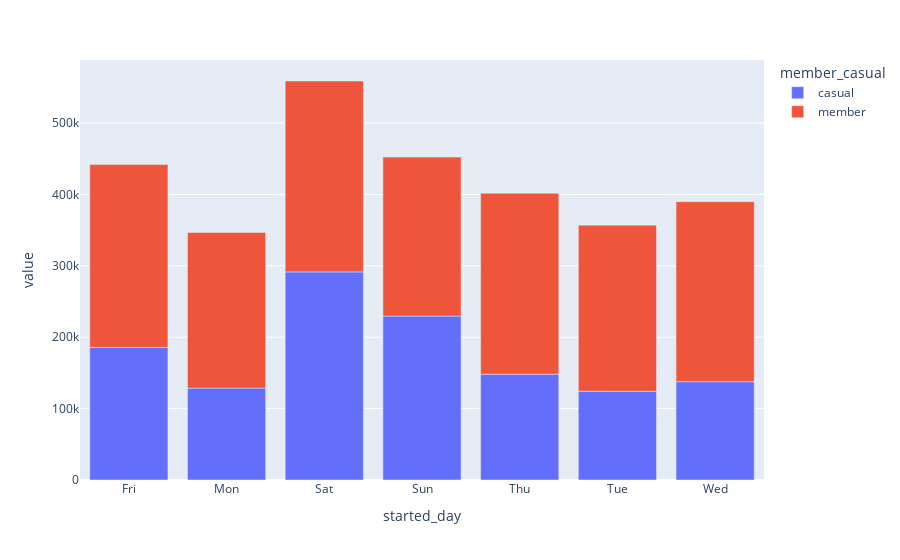

The notebook cell saved with this chart:
### Code cell
pd.options.plotting.backend = "plotly"

combined.groupby(['started_day','member_casual'])['path_id'].count().unstack().plot(kind='bar')

### Figure 1 — Plotly figure (JSON) as saved in the notebook; plotly's stock layout.template omitted (floating-point values rounded to 4 significant figures)
{"data": [{"alignmentgroup": "True", "hovertemplate": "member_casual=casual<br>started_day=%{x}<br>value=%{y}<extra></extra>", "legendgroup": "casual", "marker": {"color": "#636efa"}, "name": "casual", "offsetgroup": "casual", "orientation": "v", "showlegend": true, "textposition": "auto", "type": "bar", "x": ["Fri", "Mon", "Sat", "Sun", "Thu", "Tue", "Wed"], "xaxis": "x", "y": [185680, 128758, 291526, 229626, 148226, 124314, 137709], "yaxis": "y"}, {"alignmentgroup": "True", "hovertemplate": "member_casual=member<br>started_day=%{x}<br>value=%{y}<extra></extra>", "legendgroup": "member", "marker": {"color": "#EF553B"}, "name": "member", "offsetgroup": "member", "orientation": "v", "showlegend": true, "textposition": "auto", "type": "bar", "x": ["Fri", "Mon", "Sat", "Sun", "Thu", "Tue", "Wed"], "xaxis": "x", "y": [256162, 218015, 267372, 222688, 253491, 232696, 252197], "yaxis": "y"}], "layout": {"barmode": "relative", "legend": {"title": {"text": "member_casual"}, "tracegroupgap": 0}, "margin": {"t": 60}, "xaxis": {"anchor": "y", "domain": [0, 1], "title": {"text": "started_day"}}, "yaxis": {"anchor": "x", "domain": [0, 1], "title": {"text": "value"}}}}
